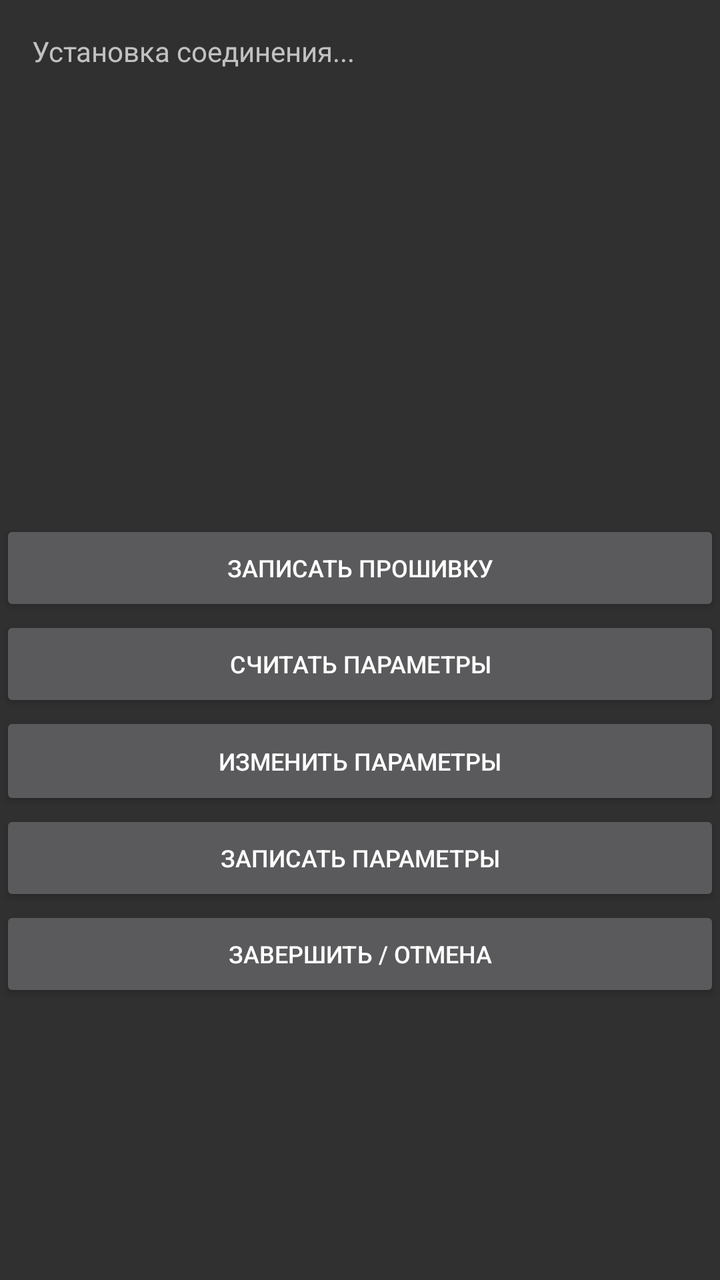
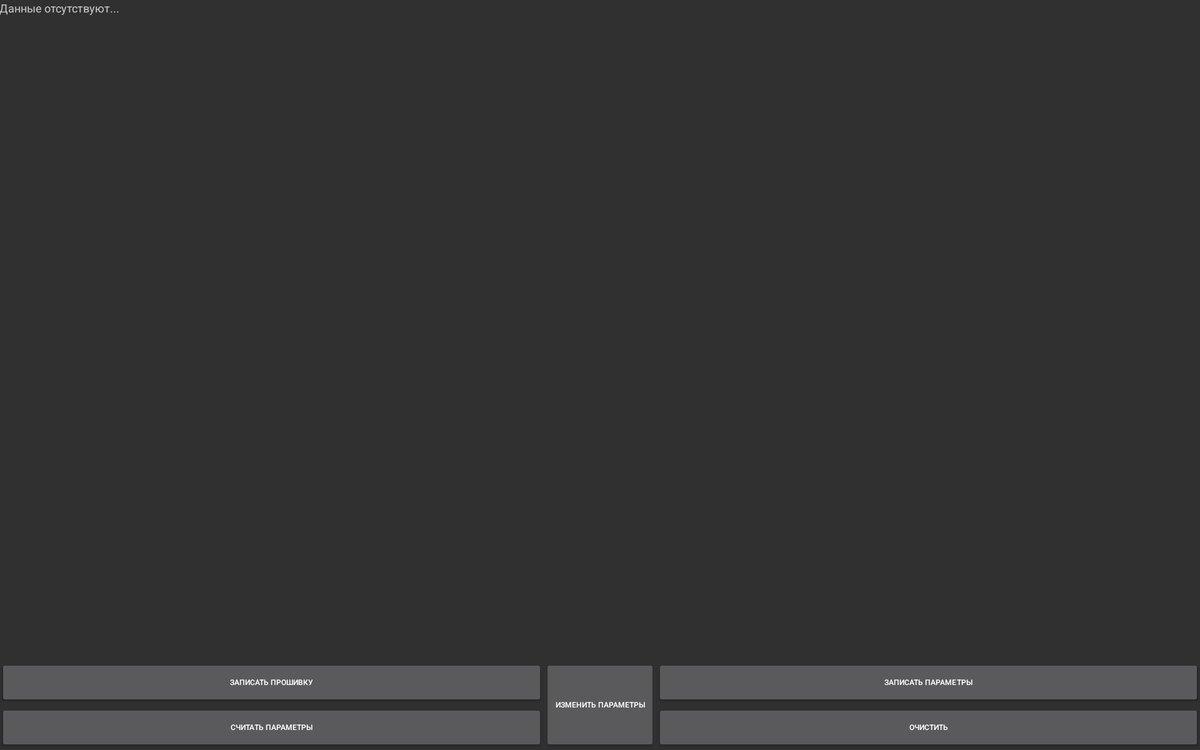

An Android layout and its configuration variant, each rendered on a device that would load it. The default file and the variant file are quoted in full after the pictures.
<!-- AndroidManifest.xml: application theme Theme.AppCompat -->
<!-- res/layout/activity_main.xml -->
<?xml version="1.0" encoding="utf-8"?>
<RelativeLayout xmlns:android="http://schemas.android.com/apk/res/android"
    xmlns:app="http://schemas.android.com/apk/res-auto"
    xmlns:tools="http://schemas.android.com/tools"
    android:id="@+id/activity_main"
    android:layout_width="match_parent"
    android:layout_height="match_parent"
    tools:context="com.nfc_tpi.Activity.MainActivity">


    <ScrollView
        android:id="@+id/scrollView"
        android:layout_width="match_parent"
        android:layout_height="260sp"
        android:layout_alignParentTop="true"
        android:padding = "16dp">

        <TextView
            android:id="@+id/textView1"
            android:layout_width="wrap_content"
            android:layout_height="wrap_content"

            android:text="Установка соединения..."
            android:textAppearance="@style/TextAppearance.AppCompat.Caption"
            android:textSize="14sp"
            app:layout_constraintLeft_toLeftOf="parent"
            app:layout_constraintRight_toRightOf="parent"
            app:layout_constraintTop_toTopOf="parent"
            tools:layout_constraintTop_creator="1" />
    </ScrollView>


    <Button
        android:id="@+id/bSendFirmare"
        android:layout_width="match_parent"
        android:layout_height="48dp"
        android:gravity="center"
        android:onClick="onClickSendFirmware"
        android:text="Записать прошивку"
        android:textSize="12sp"
        app:layout_constraintBottom_toTopOf="@+id/bEditParams"
        app:layout_constraintHorizontal_bias="0.501"
        app:layout_constraintLeft_toLeftOf="parent"
        app:layout_constraintRight_toRightOf="parent"
        tools:layout_constraintBottom_creator="1"
        tools:layout_constraintLeft_creator="1"
        tools:layout_constraintRight_creator="1"
        android:layout_below="@+id/scrollView"
        android:layout_alignParentLeft="true"
        android:layout_alignParentStart="true" />

    <Button
        android:id="@+id/bSendParams"
        android:layout_width="match_parent"
        android:layout_height="48dp"

        android:text="Записать параметры"
        android:textSize="12sp"
        app:layout_constraintBottom_toTopOf="@+id/bFinish"
        app:layout_constraintLeft_toLeftOf="parent"
        app:layout_constraintRight_toRightOf="parent"
        tools:layout_constraintBottom_creator="1"
        tools:layout_constraintLeft_creator="1"
        tools:layout_constraintRight_creator="1"
        android:layout_below="@+id/bEditParams"
        android:layout_alignParentLeft="true"
        android:layout_alignParentStart="true" />

    <Button
        android:id="@+id/bReadParams"
        android:layout_width="match_parent"
        android:layout_height="wrap_content"
        android:gravity="center"
        android:text="Считать параметры"
        android:textSize="12sp"
        app:layout_constraintBottom_toTopOf="@+id/bSendFirmare"
        app:layout_constraintHorizontal_bias="0.501"
        app:layout_constraintLeft_toLeftOf="parent"
        app:layout_constraintRight_toRightOf="parent"
        tools:layout_constraintBottom_creator="1"
        tools:layout_constraintLeft_creator="1"
        tools:layout_constraintRight_creator="1"
        android:layout_below="@+id/bSendFirmare"
        android:layout_alignParentLeft="true"
        android:layout_alignParentStart="true" />

    <Button
        android:id="@+id/bEditParams"
        android:layout_width="match_parent"
        android:layout_height="49dp"
        android:gravity="center"
        android:onClick="OnClickEditParams"
        android:text="Изменить параметры"
        android:textSize="12sp"
        app:layout_constraintBottom_toTopOf="@+id/bSendParams"
        app:layout_constraintLeft_toLeftOf="parent"
        app:layout_constraintRight_toRightOf="parent"
        tools:layout_constraintBottom_creator="1"
        tools:layout_constraintLeft_creator="1"
        tools:layout_constraintRight_creator="1"
        android:layout_below="@+id/bReadParams"
        android:layout_alignParentLeft="true"
        android:layout_alignParentStart="true" />

    <Button
        android:id="@+id/bFinish"
        android:layout_width="match_parent"
        android:layout_height="48dp"
        android:layout_below="@+id/bSendParams"
        android:layout_centerHorizontal="true"
        android:gravity="center"
        android:text="ЗАВЕРШИТЬ / ОТМЕНА"
        android:textSize="12sp"
        app:layout_constraintBottom_toBottomOf="parent"
        app:layout_constraintLeft_toLeftOf="parent"
        app:layout_constraintRight_toRightOf="parent"
        tools:layout_constraintBottom_creator="1"
        tools:layout_constraintLeft_creator="1"
        tools:layout_constraintRight_creator="1" />

</RelativeLayout>
<!-- resources referenced by this layout -->
<resources>

</resources>
<!-- res/layout-xlarge/activity_main.xml (the repository's variant of the layout above) -->
<!-- drawn on a large tablet held sideways -->
<?xml version="1.0" encoding="utf-8"?>
<RelativeLayout xmlns:android="http://schemas.android.com/apk/res/android"
    xmlns:tools="http://schemas.android.com/tools"
    android:id="@+id/activity_main"
    android:layout_width="match_parent"
    android:layout_height="match_parent"
    android:paddingEnd="@dimen/activity_vertical_margin"
    android:paddingLeft="@dimen/activity_horizontal_margin"
    android:paddingRight="@dimen/activity_horizontal_margin"
    android:paddingTop="@dimen/activity_vertical_margin"
    tools:context="com.nfc_tpi.Activity.MainActivity">
<ScrollView
    android:id="@+id/scrollView"
    android:layout_width="fill_parent"
    android:layout_height="wrap_content"
    android:layout_x="0px"
    android:layout_y="0px"
    android:scrollbars="vertical"
    android:layout_alignParentTop="true"
    android:layout_alignParentLeft="true"
    android:layout_alignParentStart="true"
    android:layout_above="@+id/bSendFirmare">

    <TextView
        android:id="@+id/textView1"
        android:layout_width="wrap_content"
        android:layout_height="wrap_content"
        android:layout_above="@+id/bSendParams"
        android:layout_alignParentEnd="true"
        android:layout_alignParentLeft="true"
        android:layout_alignParentRight="true"
        android:layout_alignParentStart="true"
        android:layout_alignParentTop="true"
        android:text="Данные отсутствуют..."
        android:textAppearance="@style/TextAppearance.AppCompat.Caption" />
</ScrollView>
    <Button
        android:id="@+id/bSendFirmare"
        android:layout_width="wrap_content"
        android:layout_height="wrap_content"
        android:onClick="onMyClick"
        android:text="Записать прошивку"
        android:textSize="8sp"
        android:layout_above="@+id/bReadParams"
        android:layout_alignParentLeft="true"
        android:layout_alignParentStart="true"
        android:layout_toLeftOf="@+id/bEditParams"
        android:layout_toStartOf="@+id/bEditParams"/>

    <Button
        android:text="Записать параметры"
        android:layout_width="match_parent"
        android:layout_height="wrap_content"
        android:id="@+id/bSendParams"
        android:textSize="8sp"
        android:layout_above="@+id/bFinish"
        android:layout_toEndOf="@+id/bEditParams"
        />

    <Button
        android:text="ОЧИСТИТЬ"
        android:layout_width="wrap_content"
        android:layout_height="wrap_content"
        android:id="@+id/bFinish"
        android:textSize="8sp"
        android:layout_alignParentBottom="true"
        android:layout_alignParentRight="true"
        android:layout_alignParentEnd="true"
        android:layout_toRightOf="@+id/bEditParams"
        android:layout_toEndOf="@+id/bEditParams"/>

    <Button
        android:text="Считать параметры"
        android:layout_width="wrap_content"
        android:layout_height="wrap_content"
        android:id="@+id/bReadParams"
        android:textSize="8sp"
        android:layout_alignParentBottom="true"
        android:layout_alignParentLeft="true"
        android:layout_alignParentStart="true"
        android:layout_toLeftOf="@+id/bEditParams"
        android:layout_toStartOf="@+id/bEditParams"/>

    <Button
        android:id="@+id/bEditParams"
        android:layout_width="wrap_content"
        android:layout_height="wrap_content"
        android:text="Изменить параметры"
        android:textSize="8sp"
        android:layout_below="@+id/scrollView"
        android:layout_centerHorizontal="true"
        android:layout_alignParentBottom="true"/>

</RelativeLayout>
